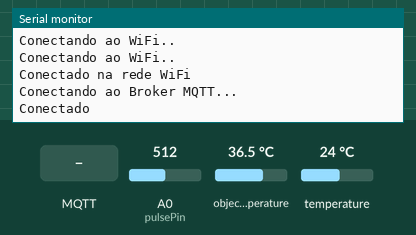
Recording of a sketch running on a simulated ESP8266 (NodeMCU). On the bench: the last lines printed to the serial monitor. The inputs (shaded band) are chosen by the test bench; at power-on: object temperature 36.5 °C, temperature 24 °C, A0 (pulsePin) = 512. WiFi joins after 1.5 s; servers stay silent unless stated; no MQTT or app messages arrive unless stated.

Above: at 2.7 s.
2.8 s: MQTT message "1" arrives on the first subscribed topic
At 3.5 s:
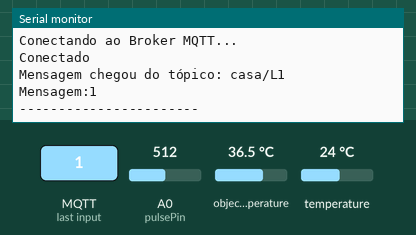
4.3 s: MQTT message "on" arrives on the first subscribed topic
At 4.9 s:
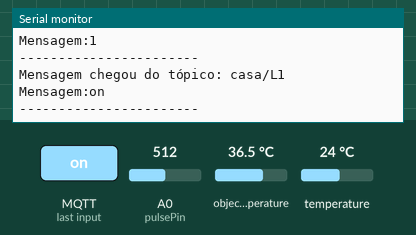
6.5 s: MQTT message "off" arrives on the first subscribed topic
At 7.7 s:
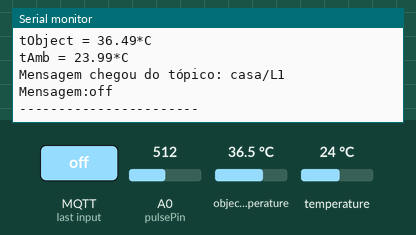
8.0 s: object temperature set to 20 °C
9.5 s: temperature set to 12 °C
At 10.8 s:
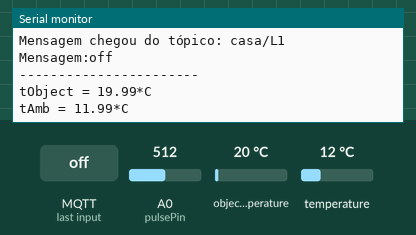

Measured:
- after the input at 2.8 s, the serial monitor: prints a new line at once (image 1)
- after the input at 4.3 s, the serial monitor: prints a new line after 0.05 s (image 2)
- after the input at 6.5 s, the serial monitor: prints a new line at once (image 3)
- after the input at 9.5 s, the serial monitor: prints a new line after 0.54 s (image 4)

The sketch:

ProjetoCI.ino
```cpp
#include <ESP8266WiFi.h>
#include <PubSubClient.h>

#include "DHT.h"
//#include <Wire.h>
#include <Adafruit_MLX90614.h>

Adafruit_MLX90614 mlx = Adafruit_MLX90614();
#include "SH1106Wire.h"

//Pinos do NodeMCU
// SDA => D1/d3
// SCL => D2/d5
//SENSOR IR scl d3/sda d4
// Inicializa o display Oled

SH1106Wire  display(0x3c, D1, D2);

#define DEBUG
#define INTERVALO_ENVIO       5000
#define DHTPIN D4
#define DHTTYPE DHT11
DHT dht(DHTPIN, DHTTYPE);
#define DEBUG


//Variáveis do sensor de bpm
const int pulsePin = A0;
int UpperThreshold = 518;
int LowerThreshold = 490;
int reading = 0;
float BPM = 0;
bool IgnoreReading = false;
bool FirstPulseDetected = false;
unsigned long FirstPulseTime = 0;
unsigned long SecondPulseTime = 0;
unsigned long PulseInterval = 0;


//-------------------------------------------------------


//informações da rede WIFI
const char* ssid = "Bruno 2G";                 //SSID da rede WIFI
const char* password =  "11235813";    //senha da rede wifi

const char* mqttServer = "tailor.cloudmqtt.com";   //server
const char* mqttUser = "uffdqqwl";              //user
const char* mqttPassword = "7RJqyFBtPtQN";      //password
const int mqttPort = 13520;                     //port

const char* mqttTopicSub ="casa/L1";            //tópico que sera assinado

float temperatura;
float umidade;

 int ultimoEnvioMQTT = 0;
WiFiClient espClient;
PubSubClient client(espClient);
 float tempObjeto = 0;
void setup() {

  Serial.begin(115200);
  mlx.begin();


//   display.init();
 // display.flipScreenVertically();
//   ProgressBar();

  WiFi.begin(ssid, password);

  while (WiFi.status() != WL_CONNECTED) {
    delay(500);
    #ifdef DEBUG
    Serial.println("Conectando ao WiFi..");
    #endif
  }
  #ifdef DEBUG
  Serial.println("Conectado na rede WiFi");
  #endif

  client.setServer(mqttServer, mqttPort);
  client.setCallback(callback);

  while (!client.connected()) {
    #ifdef DEBUG
    Serial.println("Conectando ao Broker MQTT...");
    #endif

    if (client.connect("ESP8266Client", mqttUser, mqttPassword )) {
      #ifdef DEBUG
      Serial.println("Conectado");
      #endif

    } else {
      #ifdef DEBUG
      Serial.print("falha estado  ");
      Serial.print(client.state());
      #endif
      delay(2000);

    }
  }

  //subscreve no tópico
  client.subscribe(mqttTopicSub);
 dht.begin();

//Inicializa sensor de temperatura infravermelho

}

void callback(char* topic, byte* payload, unsigned int length) {

  //armazena msg recebida em uma sring
  payload[length] = '\0';
  String strMSG = String((char*)payload);

  #ifdef DEBUG
  Serial.print("Mensagem chegou do tópico: ");
  Serial.println(topic);
  Serial.print("Mensagem:");
  Serial.print(strMSG);
  Serial.println();
  Serial.println("-----------------------");
  #endif


}

//função pra reconectar ao servido MQTT
void reconect() {
  //Enquanto estiver desconectado
  while (!client.connected()) {
    #ifdef DEBUG
    Serial.print("Tentando conectar ao servidor MQTT");
    #endif

    bool conectado = strlen(mqttUser) > 0 ?
                     client.connect("ESP8266Client", mqttUser, mqttPassword) :
                     client.connect("ESP8266Client");

    if(conectado) {
      #ifdef DEBUG
      Serial.println("Conectado!");
      #endif
      //subscreve no tópico
      client.subscribe(mqttTopicSub, 1); //nivel de qualidade: QoS 1
    } else {
      #ifdef DEBUG
      Serial.println("Falha durante a conexão.Code: ");
      Serial.println( String(client.state()).c_str());
      Serial.println("Tentando novamente em 10 s");
      #endif
      //Aguarda 10 segundos
      delay(10000);
    }
  }
}


void enviaTIR(){
  char MsgTIRMQTT[10];


   Serial.print("tObject = ");
   Serial.print(mlx.readObjectTempC());
   Serial.println("*C");

    Serial.print("tAmb = ");
   Serial.print(mlx.readAmbientTempC());
   Serial.println("*C");
  tempObjeto = (mlx.readObjectTempC());

   temperatura = (mlx.readAmbientTempC());

    sprintf(MsgTIRMQTT,"%.2f",tempObjeto);
    client.publish("casa/tir", MsgTIRMQTT);

    sprintf(MsgTIRMQTT,"%.2f",temperatura);
    client.publish("casa/temperatura", MsgTIRMQTT);
   Serial.println();

  }

void loop() {

//telainicial();
  if (!client.connected()) {
    reconect();
  }

   //envia a cada X segundos
  if ((millis() - ultimoEnvioMQTT) > INTERVALO_ENVIO)
  {
      //enviaDHT();

       enviaTIR();

      ultimoEnvioMQTT = millis();
      //envia chave
      client.publish("casa/id", "uffdqqwl");


  }
//Essa função precisa ser enviada o maximo de vezes possivel
  batimentos();


  client.loop();
}

//função para leitura do DHT11
void enviaDHT(){

  char MsgUmidadeMQTT[10];
  char MsgTemperaturaMQTT[10];

   umidade = dht.readHumidity();
   temperatura = dht.readTemperature();


  if (isnan(temperatura) || isnan(umidade))
  {
    #ifdef DEBUG
    Serial.println("Falha na leitura do dht11...");
    #endif
  }
  else
  {
   /* #ifdef DEBUG
    Serial.print("Umidade: ");
    Serial.print(umidade);
    Serial.print(" \n"); //quebra de linha
    Serial.print("Temperatura: ");
    Serial.print(temperatura);
    Serial.println(" °C");
    #endif*/

    sprintf(MsgUmidadeMQTT,"%.2f",umidade);
    client.publish("casa/umidade", MsgUmidadeMQTT);
    sprintf(MsgTemperaturaMQTT,"%.2f",temperatura);
    client.publish("casa/temperatura", MsgTemperaturaMQTT);
  }
}


void batimentos(){

  char MsgBPMMQTT[10];


  reading = analogRead(pulsePin);
  // Heart beat leading edge detected.
      if(reading > UpperThreshold && IgnoreReading == false){
        if(FirstPulseDetected == false){
          FirstPulseTime = millis();
          FirstPulseDetected = true;
        }
        else{
          SecondPulseTime = millis();
          PulseInterval = SecondPulseTime - FirstPulseTime;
          FirstPulseTime = SecondPulseTime;
        }
        IgnoreReading = true;
      }

      // Heart beat trailing edge detected.
      if(reading < LowerThreshold){
        IgnoreReading = false;
      }

      BPM = (1.0/PulseInterval) * 60.0 * 1000;

     /* Serial.print(reading);
      Serial.print("\t");
      Serial.print(PulseInterval);
      Serial.print("\t");
      Serial.print(BPM);
      Serial.println(" BPM");*/


      sprintf(MsgBPMMQTT,"%.0f",BPM);
        client.publish("casa/bpm", MsgBPMMQTT);
      Serial.flush();


      // Please don't use delay() - this is just for testing purposes.
      delay(50);

  }

 /* void telainicial()
{
  //Apaga o display
  display.clear();
  display.setTextAlignment(TEXT_ALIGN_CENTER);
  //Seleciona a fonte
  display.setFont(ArialMT_Plain_16);
  display.drawString(63, 10, String(temperatura)+" ºC");
  display.drawString(63, 26, String(BPM)+" bpm");
  display.drawString(63, 45, String(umidade)+" %");
  display.display();
}*/


/*{
  for (int counter = 0; counter <= 100; counter++)
  {
//    display.clear();
    //Desenha a barra de progresso
    display.drawProgressBar(0, 32, 120, 10, counter);
    //Atualiza a porcentagem completa
    display.setTextAlignment(TEXT_ALIGN_CENTER);
    display.drawString(64, 15, String(counter) + "%");
    display.display();
    delay(10);
  }*/
//}
```
